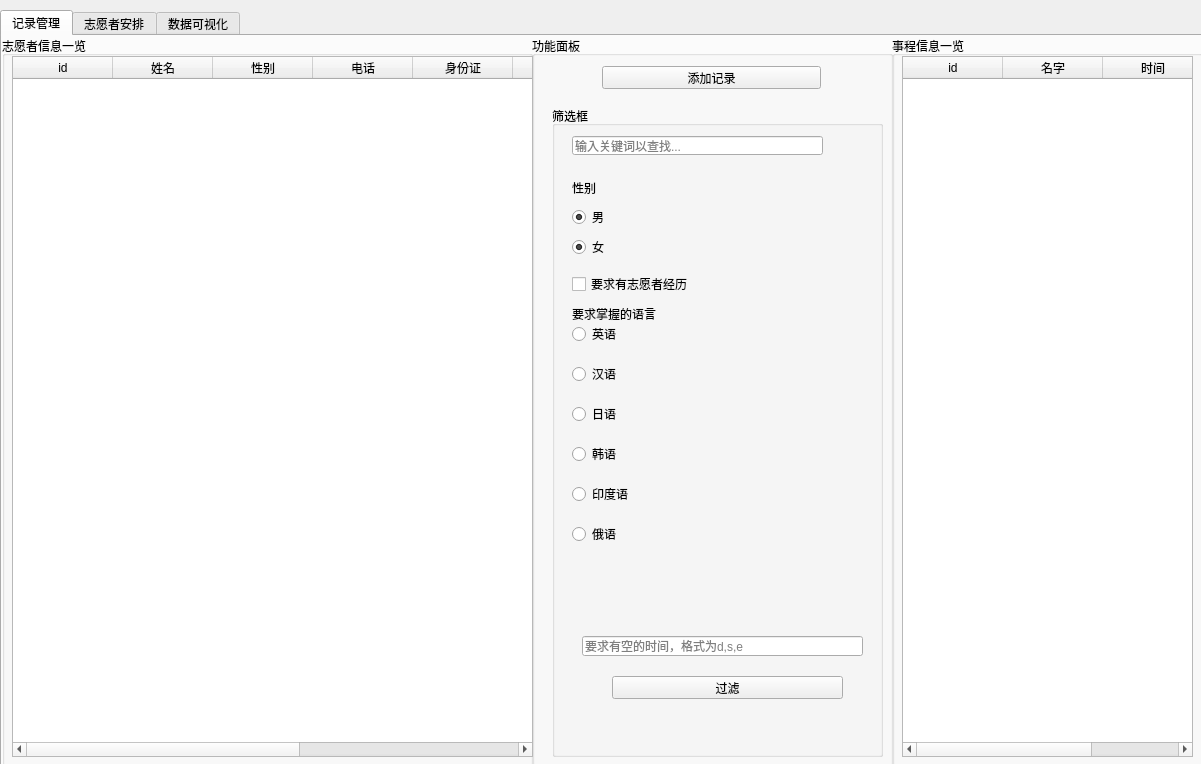
<?xml version="1.0" encoding="UTF-8"?>
<ui version="4.0">
 <class>Admin</class>
 <widget class="QWidget" name="Admin">
  <property name="geometry">
   <rect>
    <x>0</x>
    <y>0</y>
    <width>1201</width>
    <height>764</height>
   </rect>
  </property>
  <property name="windowTitle">
   <string>后台管理系统</string>
  </property>
  <widget class="QTabWidget" name="tab_2">
   <property name="geometry">
    <rect>
     <x>0</x>
     <y>10</y>
     <width>1211</width>
     <height>761</height>
    </rect>
   </property>
   <property name="currentIndex">
    <number>0</number>
   </property>
   <widget class="QWidget" name="curd">
    <attribute name="title">
     <string>记录管理</string>
    </attribute>
    <widget class="QGroupBox" name="vtrBox">
     <property name="geometry">
      <rect>
       <x>0</x>
       <y>0</y>
       <width>531</width>
       <height>731</height>
      </rect>
     </property>
     <property name="title">
      <string>志愿者信息一览</string>
     </property>
     <widget class="QTableWidget" name="vtrTable">
      <property name="geometry">
       <rect>
        <x>10</x>
        <y>20</y>
        <width>521</width>
        <height>701</height>
       </rect>
      </property>
      <property name="editTriggers">
       <set>QAbstractItemView::NoEditTriggers</set>
      </property>
      <column>
       <property name="text">
        <string>id</string>
       </property>
      </column>
      <column>
       <property name="text">
        <string>姓名</string>
       </property>
      </column>
      <column>
       <property name="text">
        <string>性别</string>
       </property>
      </column>
      <column>
       <property name="text">
        <string>电话</string>
       </property>
      </column>
      <column>
       <property name="text">
        <string>身份证</string>
       </property>
      </column>
      <column>
       <property name="text">
        <string>志愿者经验</string>
       </property>
      </column>
      <column>
       <property name="text">
        <string>掌握语言</string>
       </property>
      </column>
      <column>
       <property name="text">
        <string>密码</string>
       </property>
      </column>
      <column>
       <property name="text">
        <string/>
       </property>
      </column>
     </widget>
    </widget>
    <widget class="QGroupBox" name="eventBox">
     <property name="geometry">
      <rect>
       <x>890</x>
       <y>0</y>
       <width>311</width>
       <height>731</height>
      </rect>
     </property>
     <property name="title">
      <string>事程信息一览</string>
     </property>
     <widget class="QTableWidget" name="eventTable">
      <property name="geometry">
       <rect>
        <x>10</x>
        <y>20</y>
        <width>291</width>
        <height>701</height>
       </rect>
      </property>
      <property name="editTriggers">
       <set>QAbstractItemView::NoEditTriggers</set>
      </property>
      <column>
       <property name="text">
        <string>id</string>
       </property>
      </column>
      <column>
       <property name="text">
        <string>名字</string>
       </property>
      </column>
      <column>
       <property name="text">
        <string>时间</string>
       </property>
      </column>
     </widget>
    </widget>
    <widget class="QGroupBox" name="panel">
     <property name="geometry">
      <rect>
       <x>530</x>
       <y>0</y>
       <width>361</width>
       <height>731</height>
      </rect>
     </property>
     <property name="title">
      <string>功能面板</string>
     </property>
     <widget class="QPushButton" name="insertBtn">
      <property name="geometry">
       <rect>
        <x>70</x>
        <y>30</y>
        <width>219</width>
        <height>23</height>
       </rect>
      </property>
      <property name="text">
       <string>添加记录</string>
      </property>
     </widget>
     <widget class="QGroupBox" name="groupBox">
      <property name="geometry">
       <rect>
        <x>20</x>
        <y>70</y>
        <width>331</width>
        <height>651</height>
       </rect>
      </property>
      <property name="title">
       <string>筛选框</string>
      </property>
      <widget class="QWidget" name="formLayoutWidget">
       <property name="geometry">
        <rect>
         <x>20</x>
         <y>70</y>
         <width>118</width>
         <height>83</height>
        </rect>
       </property>
       <layout class="QGridLayout" name="gridLayout">
        <item row="1" column="0">
         <widget class="QLabel" name="label">
          <property name="text">
           <string>性别</string>
          </property>
         </widget>
        </item>
        <item row="2" column="0">
         <widget class="QRadioButton" name="radioButton">
          <property name="text">
           <string>男</string>
          </property>
          <property name="checked">
           <bool>true</bool>
          </property>
          <property name="autoExclusive">
           <bool>false</bool>
          </property>
         </widget>
        </item>
        <item row="3" column="0">
         <widget class="QRadioButton" name="radioButton_2">
          <property name="text">
           <string>女</string>
          </property>
          <property name="checked">
           <bool>true</bool>
          </property>
          <property name="autoExclusive">
           <bool>false</bool>
          </property>
         </widget>
        </item>
       </layout>
      </widget>
      <widget class="QPushButton" name="filter">
       <property name="geometry">
        <rect>
         <x>60</x>
         <y>570</y>
         <width>231</width>
         <height>23</height>
        </rect>
       </property>
       <property name="text">
        <string>过滤</string>
       </property>
      </widget>
      <widget class="QLineEdit" name="lineEditKeyWord">
       <property name="geometry">
        <rect>
         <x>20</x>
         <y>30</y>
         <width>251</width>
         <height>19</height>
        </rect>
       </property>
       <property name="placeholderText">
        <string>输入关键词以查找...</string>
       </property>
      </widget>
      <widget class="QCheckBox" name="checkBox">
       <property name="geometry">
        <rect>
         <x>20</x>
         <y>170</y>
         <width>121</width>
         <height>16</height>
        </rect>
       </property>
       <property name="text">
        <string>要求有志愿者经历</string>
       </property>
      </widget>
      <widget class="QRadioButton" name="radioButton_3">
       <property name="geometry">
        <rect>
         <x>20</x>
         <y>220</y>
         <width>86</width>
         <height>16</height>
        </rect>
       </property>
       <property name="text">
        <string>英语</string>
       </property>
       <property name="autoExclusive">
        <bool>false</bool>
       </property>
      </widget>
      <widget class="QRadioButton" name="radioButton_4">
       <property name="geometry">
        <rect>
         <x>20</x>
         <y>260</y>
         <width>86</width>
         <height>16</height>
        </rect>
       </property>
       <property name="text">
        <string>汉语</string>
       </property>
       <property name="autoExclusive">
        <bool>false</bool>
       </property>
      </widget>
      <widget class="QRadioButton" name="radioButton_5">
       <property name="geometry">
        <rect>
         <x>20</x>
         <y>300</y>
         <width>86</width>
         <height>16</height>
        </rect>
       </property>
       <property name="text">
        <string>日语</string>
       </property>
       <property name="autoExclusive">
        <bool>false</bool>
       </property>
      </widget>
      <widget class="QRadioButton" name="radioButton_6">
       <property name="geometry">
        <rect>
         <x>20</x>
         <y>340</y>
         <width>86</width>
         <height>16</height>
        </rect>
       </property>
       <property name="text">
        <string>韩语</string>
       </property>
       <property name="autoExclusive">
        <bool>false</bool>
       </property>
      </widget>
      <widget class="QRadioButton" name="radioButton_7">
       <property name="geometry">
        <rect>
         <x>20</x>
         <y>380</y>
         <width>86</width>
         <height>16</height>
        </rect>
       </property>
       <property name="text">
        <string>印度语</string>
       </property>
       <property name="autoExclusive">
        <bool>false</bool>
       </property>
      </widget>
      <widget class="QRadioButton" name="radioButton_8">
       <property name="geometry">
        <rect>
         <x>20</x>
         <y>420</y>
         <width>86</width>
         <height>16</height>
        </rect>
       </property>
       <property name="text">
        <string>俄语</string>
       </property>
       <property name="autoExclusive">
        <bool>false</bool>
       </property>
      </widget>
      <widget class="QLabel" name="label_2">
       <property name="geometry">
        <rect>
         <x>20</x>
         <y>200</y>
         <width>91</width>
         <height>16</height>
        </rect>
       </property>
       <property name="text">
        <string>要求掌握的语言</string>
       </property>
      </widget>
      <widget class="QLineEdit" name="lineEdit">
       <property name="geometry">
        <rect>
         <x>30</x>
         <y>530</y>
         <width>281</width>
         <height>20</height>
        </rect>
       </property>
       <property name="placeholderText">
        <string>要求有空的时间，格式为d,s,e</string>
       </property>
      </widget>
     </widget>
    </widget>
   </widget>
   <widget class="QWidget" name="manage">
    <attribute name="title">
     <string>志愿者安排</string>
    </attribute>
   </widget>
   <widget class="QWidget" name="vision">
    <attribute name="title">
     <string>数据可视化</string>
    </attribute>
   </widget>
  </widget>
 </widget>
 <resources/>
 <connections/>
</ui>
